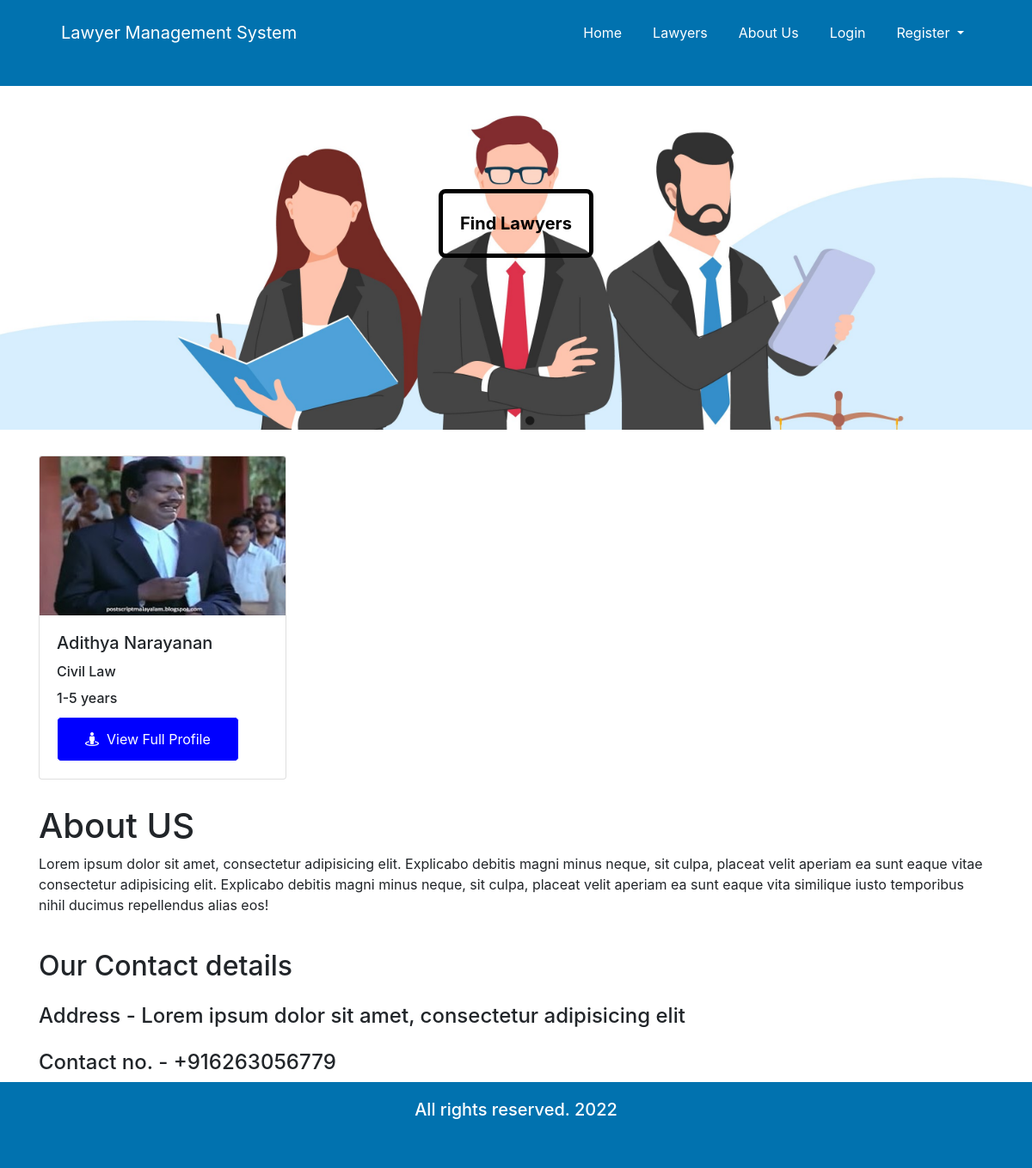
The page / on the database its author committed.
### tables this page shows
CREATE TABLE `user` (
  `u_id` varchar(20) NOT NULL,
  `first_name` varchar(100) NOT NULL,
  `last_name` varchar(100) NOT NULL,
  `email` varchar(100) NOT NULL,
  `password` varchar(100) NOT NULL,
  `status` varchar(100) NOT NULL,
  `role` varchar(100) DEFAULT NULL
);

CREATE TABLE `lawyer` (
  `lawyer_id` varchar(20) NOT NULL,
  `enrollment` varchar(25) NOT NULL,
  `degree` varchar(100) NOT NULL,
  `city` varchar(50) NOT NULL,
  `experience` varchar(100) NOT NULL,
  `speciality` varchar(100) NOT NULL,
  `image` varchar(150) NOT NULL,
  `about` varchar(200) DEFAULT NULL
);

### index.php (the view, shortened to what this page needs)
<!doctype html>
<html lang="en">
	<head>
		<link rel="stylesheet" href="https://use.fontawesome.com/releases/v5.8.1/css/all.css">
		<link rel="stylesheet" href="css/all.css">
		<link rel="stylesheet" href="css/bootstrap.css">
		<link rel="stylesheet" href="css/style.css">
		<link rel="stylesheet" href="css/media.css">
	</head>
	<body>
		<header class="customnav">
			<div class="container">
				<div class="row">
					<div class="col-md-12">
						<nav class="navbar navbar-expand-lg ">
							<a class="navbar-brand cus-a" href="index.php">Lawyer Management System</a>
							<div class="collapse navbar-collapse" id="navbarSupportedContent">
								<ul class="navbar-nav ml-auto ">
									<li class="active">
										<a class="nav-link cus-a" href="index.php">Home <span class="sr-only">(current)</span></a>
									</li>
									<li class="">
										<a class="nav-link cus-a" href="lawyers.php">Lawyers</a>
									</li>
									<li class="">
										<a class="nav-link cus-a" href="#">About Us</a>
									</li>
									<?php if(isset($_SESSION['login']) && $_SESSION['login'] == TRUE){ ?>
										<li class="">
											<a class="nav-link cus-a" href="user_dashboard.php">Dashboard</a>
										</li>
										<li class="">
											<a class="nav-link cus-a" href="logout.php">Logout</a>
										</li>
										<?php }else{ ?>
										<li class="">
											<a class="nav-link cus-a" href="login.php">Login</a>
										</li>
										<li class="nav-item dropdown">
											<a class="nav-link dropdown-toggle cus-a" href="#" id="navbarDropdown" role="button" data-toggle="dropdown" aria-haspopup="true" aria-expanded="false">
												Register
											</a>
										</li>
									<?php }?>
								</ul>
							</div>
						</nav>
					</div>
				</div>
			</div>
		</header>
		<section>
			<div class="banner">
				<div class="container">
					<div class="row">
						<div class="col-md">
							<div class="banner_content">
								<button class="btn-lg cusbutton" style="border: 5px solid black;"><a href ="searchLawyer.php" style="color: black; text-decoration: none;"><strong>Find Lawyers</strong></a></button>
							</div>
						</div>
					</div>
				</div>
			</div>
		</section>
		<section class="lawyerscard">
			<div class="container">
				<div class="row">
					<?php
						$conn = connect();
						$result = mysqli_query($conn,"SELECT * FROM user,lawyer WHERE user.u_id=lawyer.lawyer_id AND user.status='Active'");
						while($row = mysqli_fetch_array($result)) {
						?>
						<div class="col-md-4">
							<div class="card" style="width: 18rem;">
								<img src="images/upload/<?php echo $row["image"]; ?>" class="card-img-top cusimg img-fluid" alt="img">
								<div class="card-body">
									<h5 class="card-title"><?php echo $row["first_name"]; ?> <?php echo $row["last_name"]; ?></h5>
									<h6 class="card-title"><?php echo $row["speciality"]; ?></h6>
									<h6 class="card-title"><span><?php echo $row["experience"]; ?></span></h6>
									<a class="btn btn-sm btn-info" href="single_lawyer.php?u_id=<?php echo $row["u_id"]; ?>"><i class="fa fa-street-view"></i>&nbsp; View Full Profile</a>
								</div>
							</div>
						</div>
						<?php
						}
					?>
				</div>
			</div>
		</section>
		<section class="aboutus">
			<div class="container">
					<div>
						<h1>About US</h1>
						<p>Lorem ipsum dolor sit amet, consectetur adipisicing elit. Explicabo debitis magni minus neque, sit culpa, placeat velit aperiam ea sunt eaque vitae  consectetur adipisicing elit. Explicabo debitis magni minus neque, sit culpa, placeat velit aperiam ea sunt eaque vita similique iusto temporibus nihil ducimus repellendus alias eos!</p>
						<h2>Our Contact details </h2>
						<h4>Address - Lorem ipsum dolor sit amet, consectetur adipisicing elit</h4>
						<h4>Contact no. - +916263056779</h4>
					</div>
			</div>
		</section>
		<footer class="customnav">
			<div class="container">
				<div class="row">
					<div class="col">
						<h5>All rights reserved. 2022</h5>
					</div>
				</div>
			</div>
		</footer>
	</body>
</html>

### css/all.css (style rules this page uses)
.fa,.fab,.fal,.far,.fas { -moz-osx-font-smoothing:grayscale;-webkit-font-smoothing:antialiased;display:inline-block;font-style:normal;font-variant:normal;text-rendering:auto;line-height:1 }
.fa-street-view:before { content:"\f21d" }
.fa,.far,.fas { font-family:"Font Awesome 5 Free" }
.fa,.fas { font-weight:900 }

### css/style.css (style rules this page uses)
* { margin: 0; padding: 0; }
html { height: 100% !important; }
body { display: flex !important; min-height: 100% !important; flex-direction: column; }
.customnav { background-color: #0172AF; height: 100px; }
.customnav a { margin: 10px 10px; }
.cus-a { color: white !important; }
.banner { background-image: url(../images/bannerimg.jpg); height: 400px; background-size: cover; }
.banner_content { text-align: center; color: white; margin: 100px; }
.cusbutton { margin: 20px; padding: 20px; background: transparent; color: white; border-radius: 8px; border: 2px solid black; }
.lawyerscard { margin: 30px 0px; }
.cusimg { height: 185px; }
.aboutus h2 { margin-top: 40px; }
.aboutus h4 { margin-top: 25px; }
footer { margin-top: auto; background-color: black; color: white; }
footer h5 { text-align: center; margin: 20px 0px; }
.btn { outline: none; display: inline-block; border: 1px solid #fff; padding: .8rem 2rem; border-radius: 5px; background: #00f; color: #fff; font-size: 1rem; transition: .3s; cursor: pointer; position: relative; }
.btn::before { content: ''; position: absolute; left: 5px; top: 5px; border-top: 2px solid #fff; border-left: 2px solid #fff; width: 0px; height: 0px; opacity: 0; transition: .3s; }
.btn::after { content: ''; position: absolute; right: 5px; bottom: 5px; border-bottom: 2px solid #fff; border-right: 2px solid #fff; width: 0px; height: 0px; opacity: 0; transition: .3s; }

### rows shown on the page
user: lawyer.image (picture), first_name "Adithya", last_name "Narayanan", lawyer.speciality "Civil Law", lawyer.experience "1-5 years"
